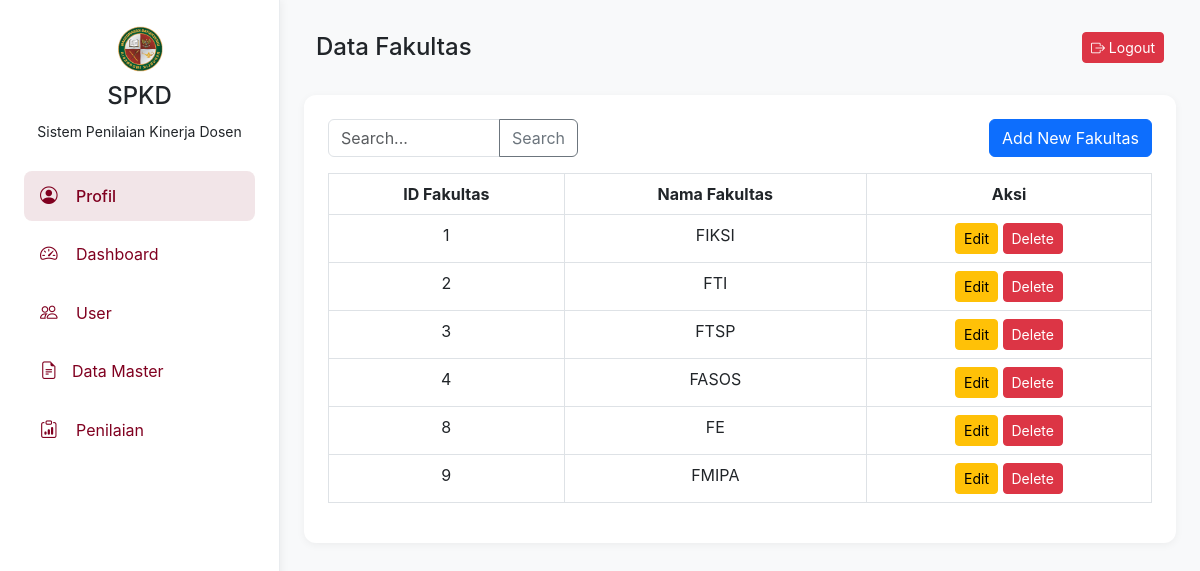
The page /spkd/backend/fakultas.php on the database its author committed.
### tables this page shows
CREATE TABLE `fakultas` (
  `id_fakultas` int(11) NOT NULL,
  `nama_fakultas` varchar(100) NOT NULL
);

### spkd/backend/fakultas.php (the view, shortened to what this page needs)
<!DOCTYPE html>
<html lang="id">
<head>
    <link href="https://cdn.jsdelivr.net/npm/bootstrap@5.3.0/dist/css/bootstrap.min.css" rel="stylesheet">
    <link rel="stylesheet" href="https://cdn.jsdelivr.net/npm/bootstrap-icons@1.11.3/font/bootstrap-icons.min.css">
</head>
<body>
    <div class="sidebar">
        <div class="text-center mb-4">
            <img src="assets/logo.png" alt="Logo SPKD" width="50">
            <h4 class="mt-2">SPKD</h4>
            <small>Sistem Penilaian Kinerja Dosen</small>
        </div>
        <nav class="nav flex-column">
            <a class="nav-link active" href="profil-upm.html">
                <i class="bi bi-person-circle"></i> Profil
            </a>
            <a class="nav-link" href="halaman-upm.php">
                <i class="bi bi-speedometer2"></i> Dashboard
            </a>
            <a class="nav-link" href="data-user.php">
                <i class="bi bi-people"></i> User
            </a>
            <a class="nav-link" data-bs-toggle="collapse" href="#dataMaster" role="button" aria-expanded="false" aria-controls="dataMaster">
                <i class="bi bi-file-earmark-text me-2"></i>Data Master
            </a>
            <a class="nav-link" href="halaman-penilaian.html">
                <i class="bi bi-clipboard-data"></i> Penilaian
            </a>
        </nav>
    </div>
    <?php include 'db_connection.php'; ?>
    <div class="content">
        <nav class="navbar navbar-expand-lg">
            <div class="container-fluid">
                <h4 class="mb-0">Data Fakultas</h4>
                <div class="user-info ms-auto">
                    <a href="login.html" class="btn btn-danger btn-sm">
                        <i class="bi bi-box-arrow-right"></i> Logout
                    </a>
                </div>
            </div>
        </nav>
        <div class="form-section mt-4">
            <div class="d-flex justify-content-between mb-3">
                <div class="input-group" style="width: 250px;">
                    <input type="text" class="form-control" id="searchInput" placeholder="Search..." aria-label="Search" style="height: 38px;">
                    <button class="btn btn-outline-secondary" type="button" id="searchButton">Search</button>
                </div>
                <a href="add_fakultas.php" class="btn btn-primary">Add New Fakultas</a>
            </div>
            <div class="table-responsive">
                <table class="table table-bordered" id="fakultasTable">
                    <thead>
                        <tr class="text-center">
                            <th>ID Fakultas</th>
                            <th>Nama Fakultas</th>
                            <th>Aksi</th>
                        </tr>
                    </thead>
                    <tbody>
                    <?php
                    $sql = "SELECT id_fakultas, nama_fakultas FROM fakultas";
                    $result = $conn->query($sql);
                    if ($result) {
                        if ($result->num_rows > 0) {
                            while ($row = $result->fetch_assoc()) {
                                echo "<tr class='text-center'>
                                        <td>{$row['id_fakultas']}</td>
                                        <td>{$row['nama_fakultas']}</td>
                                        <td>
                                            <a href='update_fakultas.php?id_fakultas={$row['id_fakultas']}' class='btn btn-warning btn-sm'>Edit</a>
                                            <a href='delete_fakultas.php?id_fakultas={$row['id_fakultas']}' class='btn btn-danger btn-sm'>Delete</a>
                                        </td>
                                      </tr>";
                            }
                        } else {
                            echo "<tr><td colspan='3' class='text-center'>No faculties found</td></tr>";
                        }
                    } else {
                        echo "<tr><td colspan='3' class='text-center'>Error fetching faculty data</td></tr>";
                    }
                    ?>
                    </tbody>
                </table>
            </div>
        </div>
    </div>
</body>
</html>

### spkd/backend/fakultas.php (style rules this page uses)
:root { --primary-color: #800020; --secondary-color: #5e0b08; --accent-color: #d7a29e; --background-color: #f8f9fa; }
body { font-family: 'Inter', system-ui, -apple-system, sans-serif; background-color: var(--background-color); min-height: 100vh; display: flex; margin: 0; }
.sidebar { width: 280px; background-color: white; padding: 1.5rem; border-right: 1px solid #e9ecef; height: 100vh; box-shadow: 2px 0 8px rgba(0,0,0,0.05); }
.sidebar .nav-link { display: flex; align-items: center; padding: 0.75rem 1rem; margin: 0.25rem 0; color: var(--primary-color); text-decoration: none; border-radius: 8px; transition: all 0.2s ease; }
.sidebar .nav-link.active { background-color: rgba(128, 0, 32, 0.1); font-weight: 500; }
.sidebar .nav-link i { width: 24px; margin-right: 0.75rem; font-size: 1.1rem; }
.content { flex-grow: 1; padding: 1.5rem; }
.form-section { background-color: white; border-radius: 12px; padding: 1.5rem; box-shadow: 0 2px 8px rgba(0,0,0,0.05); }

### rows shown on the page
fakultas: id_fakultas "1", nama_fakultas "FIKSI"
fakultas: id_fakultas "2", nama_fakultas "FTI"
fakultas: id_fakultas "3", nama_fakultas "FTSP"
fakultas: id_fakultas "4", nama_fakultas "FASOS"
fakultas: id_fakultas "8", nama_fakultas "FE"
fakultas: id_fakultas "9", nama_fakultas "FMIPA"
